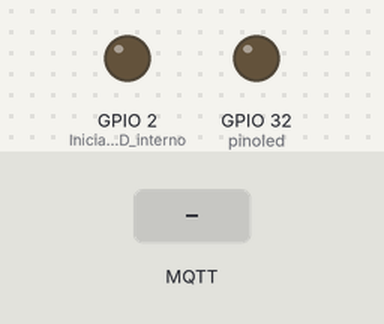
Simulated run of this sketch. Board: ESP8266 (NodeMCU). On the bench: output pins drawn as LEDs (lit = HIGH). The inputs (shaded band) are chosen by the test bench. WiFi joins after 1.5 s; servers stay silent unless stated; random numbers use the default seed unless the sketch sets one; no MQTT or app messages arrive unless stated; what the sketch prints to the serial monitor is not drawn.

Above: at 2.7 s.
2.8 s: MQTT message "1" arrives on the second subscribed topic
At 4.0 s:
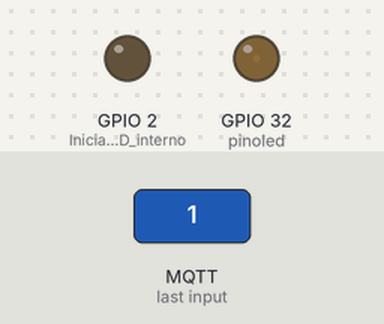
4.3 s: MQTT message "90" arrives on the second subscribed topic
At 5.3 s:
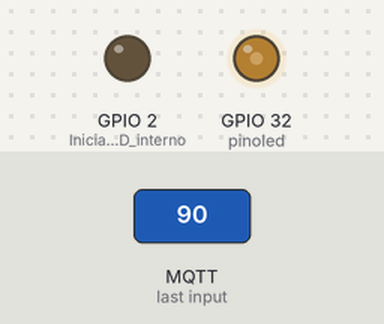
5.8 s: MQTT message "200" arrives on the second subscribed topic
At 6.3 s:
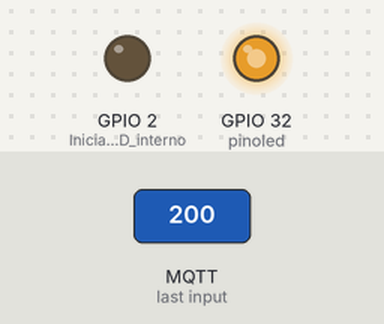
7.3 s: MQTT message "on" arrives on the second subscribed topic
At 8.7 s:
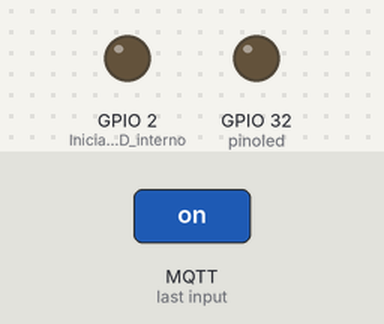
Timing chart, 0 to 9.8 s (numbered marks = the images above; inputs shaded):
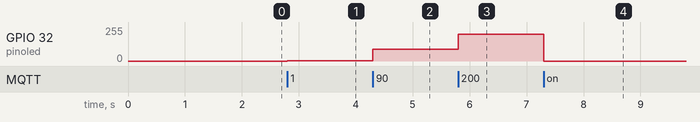

Measured:
- after the input at 2.8 s, GPIO 32 (pinoled): 0/255 → 1/255 at once
- after the input at 4.3 s, GPIO 32 (pinoled): 1/255 → 90/255 at once
- after the input at 5.8 s, GPIO 32 (pinoled): 90/255 → 200/255 at once
- after the input at 7.3 s, GPIO 32 (pinoled): 200/255 → 0/255 at once

The sketch:

esptelhado.ino
```cpp
// ###################
// ### Bibliotecas ###
// ###################

#include <Wire.h>
#include <hd44780.h>
#include <hd44780ioClass/hd44780_I2Cexp.h>

// Definindo LCD

hd44780_I2Cexp lcd;

#ifdef ESP8266
#include <ESP8266WiFi.h>  // Pinos para esp8266 MCU
#else
#include <WiFi.h>
#endif

#include <PubSubClient.h>
#include <WiFiClientSecure.h>

//---- WiFi settings
const char* ssid = "BPK-ALUNOS";
const char* password = "2020alunos";

//---- MQTT Broker settings
const char* mqtt_server = "9a658407ed894e5480f0b771edbc86c6.s1.eu.hivemq.cloud";  // Trocar por url gerada
const char* mqtt_username = "minicurso";                                          // usuário gerado
const char* mqtt_password = "Minicurso23";                                        // senha do usuário gerado
const int mqtt_port = 8883;

WiFiClientSecure espClient;  // Para conexão sem senha, comente essa linha e descomente a linha sob ela
//WiFiClient espClient;
PubSubClient client(espClient);
unsigned long lastMsg = 0;

#define MSG_BUFFER_SIZE (50)
char msg[MSG_BUFFER_SIZE];

int sensor1 = 0;
float sensor2 = 0;
int sensor3 = 0;
int command1 = 0;

const char* sensor1_topic = "sensor1";
const char* sensor2_topic = "sensor2";
const char* sensor3_topic = "sensor3";

const char* command1_topic = "command1";
const char* command2_topic = "command2";
const char* command3_topic = "command3";


static const char* root_ca PROGMEM = R"EOF(
-----BEGIN CERTIFICATE-----
MIIFazCCA1OgAwIBAgIRAIIQz7DSQONZRGPgu2OCiwAwDQYJKoZIhvcNAQELBQAw
TzELMAkGA1UEBhMCVVMxKTAnBgNVBAoTIEludGVybmV0IFNlY3VyaXR5IFJlc2Vh
cmNoIEdyb3VwMRUwEwYDVQQDEwxJU1JHIFJvb3QgWDEwHhcNMTUwNjA0MTEwNDM4
WhcNMzUwNjA0MTEwNDM4WjBPMQswCQYDVQQGEwJVUzEpMCcGA1UEChMgSW50ZXJu
ZXQgU2VjdXJpdHkgUmVzZWFyY2ggR3JvdXAxFTATBgNVBAMTDElTUkcgUm9vdCBY
MTCCAiIwDQYJKoZIhvcNAQEBBQADggIPADCCAgoCggIBAK3oJHP0FDfzm54rVygc
h77ct984kIxuPOZXoHj3dcKi/vVqbvYATyjb3miGbESTtrFj/RQSa78f0uoxmyF+
0TM8ukj13Xnfs7j/EvEhmkvBioZxaUpmZmyPfjxwv60pIgbz5MDmgK7iS4+3mX6U
A5/TR5d8mUgjU+g4rk8Kb4Mu0UlXjIB0ttov0DiNewNwIRt18jA8+o+u3dpjq+sW
T8KOEUt+zwvo/7V3LvSye0rgTBIlDHCNAymg4VMk7BPZ7hm/ELNKjD+Jo2FR3qyH
B5T0Y3HsLuJvW5iB4YlcNHlsdu87kGJ55tukmi8mxdAQ4Q7e2RCOFvu396j3x+UC
B5iPNgiV5+I3lg02dZ77DnKxHZu8A/lJBdiB3QW0KtZB6awBdpUKD9jf1b0SHzUv
KBds0pjBqAlkd25HN7rOrFleaJ1/ctaJxQZBKT5ZPt0m9STJEadao0xAH0ahmbWn
OlFuhjuefXKnEgV4We0+UXgVCwOPjdAvBbI+e0ocS3MFEvzG6uBQE3xDk3SzynTn
jh8BCNAw1FtxNrQHusEwMFxIt4I7mKZ9YIqioymCzLq9gwQbooMDQaHWBfEbwrbw
qHyGO0aoSCqI3Haadr8faqU9GY/rOPNk3sgrDQoo//fb4hVC1CLQJ13hef4Y53CI
rU7m2Ys6xt0nUW7/vGT1M0NPAgMBAAGjQjBAMA4GA1UdDwEB/wQEAwIBBjAPBgNV
HRMBAf8EBTADAQH/MB0GA1UdDgQWBBR5tFnme7bl5AFzgAiIyBpY9umbbjANBgkq
hkiG9w0BAQsFAAOCAgEAVR9YqbyyqFDQDLHYGmkgJykIrGF1XIpu+ILlaS/V9lZL
ubhzEFnTIZd+50xx+7LSYK05qAvqFyFWhfFQDlnrzuBZ6brJFe+GnY+EgPbk6ZGQ
3BebYhtF8GaV0nxvwuo77x/Py9auJ/GpsMiu/X1+mvoiBOv/2X/qkSsisRcOj/KK
NFtY2PwByVS5uCbMiogziUwthDyC3+6WVwW6LLv3xLfHTjuCvjHIInNzktHCgKQ5
ORAzI4JMPJ+GslWYHb4phowim57iaztXOoJwTdwJx4nLCgdNbOhdjsnvzqvHu7Ur
TkXWStAmzOVyyghqpZXjFaH3pO3JLF+l+/+sKAIuvtd7u+Nxe5AW0wdeRlN8NwdC
jNPElpzVmbUq4JUagEiuTDkHzsxHpFKVK7q4+63SM1N95R1NbdWhscdCb+ZAJzVc
oyi3B43njTOQ5yOf+1CceWxG1bQVs5ZufpsMljq4Ui0/1lvh+wjChP4kqKOJ2qxq
4RgqsahDYVvTH9w7jXbyLeiNdd8XM2w9U/t7y0Ff/9yi0GE44Za4rF2LN9d11TPA
mRGunUHBcnWEvgJBQl9nJEiU0Zsnvgc/ubhPgXRR4Xq37Z0j4r7g1SgEEzwxA57d
emyPxgcYxn/eR44/KJ4EBs+lVDR3veyJm+kXQ99b21/+jh5Xos1AnX5iItreGCc=
-----END CERTIFICATE-----
)EOF";  //só nao mexe

// Liga led

int manual = 0;
int forcaluz = 0;
const int pinoled = 32;
int forcamanual = 0;

void setup(){
  Serial.begin(115000);
  while (!Serial) delay(1);
  setup_wifi();
  pinMode(BUILTIN_LED, OUTPUT);  // Inicializa o LED interno

  #ifdef ESP8266
  espClient.setInsecure();
#else  // para o ESP32
  espClient.setCACert(root_ca);  // habbilite essa linha e o certificado para conexão segura
#endif

  client.setServer(mqtt_server, mqtt_port);
  client.setCallback(callback);
}

void loop(){
  if (!client.connected()) reconnect();
  client.loop();
  controleluz();

  //---- exemplo: publicando valor dos sensores a cada 5 segundos
  unsigned long now = millis();
  if (now - lastMsg > 10) {
    lastMsg = now;
    sensor1 = 0;      // Colocar o valor dos sensores aqui
    sensor2 = 0;  // Colocar o valor dos sensores aqui
    sensor3 = 0;
    publishMessage(sensor1_topic, String(sensor1), true);
    publishMessage(sensor2_topic, String(sensor2), true);
    publishMessage(sensor3_topic, String(sensor3), true);
  }
}
```

luz.ino
```cpp
void controleluz(){
  if (manual == 0){
      analogWrite(pinoled, forcaluz);
  }else if(manual == 1){
      analogWrite(pinoled, forcamanual);
  }
}
```

wifi.ino
```cpp
//==========================================
void setup_wifi() {
  delay(10);
  Serial.print("\nConectando na rede:  ");
  Serial.println(ssid);

  WiFi.mode(WIFI_STA);
  WiFi.begin(ssid, password);

  while (WiFi.status() != WL_CONNECTED) {
    delay(500);
    Serial.print(".");
  }

  randomSeed(micros());
  Serial.println("\nWiFi conectedo\nIP da rede: ");
  Serial.println(WiFi.localIP());
}


//=====================================
void reconnect() {
  // Loop até conectar
  while (!client.connected()) {
    Serial.print("Tentando conectar ao MQTT...");
    String clientId = "ESP32Client-";  // Create a random client ID
    clientId += String(random(0xffff), HEX);
    // Quando conecta
    if (client.connect(clientId.c_str(), mqtt_username, mqtt_password)) {
      Serial.println("conectado");

      client.subscribe(command1_topic);  // adiciona os tópicos aqui
      client.subscribe(command2_topic);
      client.subscribe(command3_topic);

    } else {
      Serial.print("falha, reconectando=");
      Serial.print(client.state());
      Serial.println(" tente novamente em 5 segundos");  // Aguarda 5 seg antes de reiniciar
    }
  }
}

void callback(char* topic, byte* payload, unsigned int length) {
  String incommingMessage = "";
  for (int i = 0; i < length; i++) incommingMessage += (char)payload[i];

  Serial.println("Mensagem recebida [" + String(topic) + "]" + incommingMessage);

  //--- checa mensagem que foi recebida
  if (strcmp(topic, command1_topic) == 0) {
    if (incommingMessage.equals("1")) manual = 1;  //  LED on
    else manual = 0;                              //  LED off
  }

  //  checa outros comandos
    else  if( strcmp(topic,command2_topic) == 0){
     forcaluz = incommingMessage.toInt();
  }
  else  if( strcmp(topic,command3_topic) == 0){
     forcamanual = incommingMessage.toInt();
  }
}

//======================================= enviando como string
void publishMessage(const char* topic, String payload, boolean retained) {
  if (client.publish(topic, payload.c_str(), true))
    Serial.println("Mensagem enviada [" + String(topic) + "]: " + payload);
}
```
